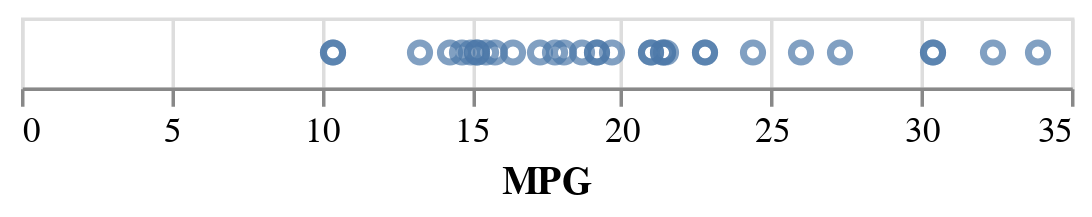

The notebook cell saved with this chart:
### Markdown cell above
To break this apart: We grabbed the Altair library (`alt`) and told it to create a chart using the mtcars data frame (`.Chart(mtcars)`). We then said, for this chart use points as the mark style (`.mark_point`). We want to encode the points using the X location (`.encode(alt.X(`) as determined by the miles per gallon (`'MPG'`) variable which is a quantitative variable (`,type='quantitative'))`).

A side note: strictly speaking, we could have used `mark_circle` instead of `mark_point` if all we ever wanted were circle shapes. We're going to switch the shape later so we'll just keep using `mark_point`.

Notice that we get a nice visualization with an axis and axis label and we didn't need to do much work to get it. In fact, we could even do less work, there's a shortcut to specify the variable type (the `:Q` at the end of the variable name):

### Code cell
#1.7  We can also use a shortcut to indicate the variable type
alt.Chart(mtcars).mark_point().encode(
    alt.X("MPG:Q")
)

### Figure 1 — Vega-Lite specification as saved in the notebook (floating-point values rounded to 4 significant figures)
{"config": {"view": {"continuousWidth": 300, "continuousHeight": 300}}, "data": {"name": "data-a4c85d0c7c83a07683be57f0abc670da"}, "mark": {"type": "point"}, "encoding": {"x": {"field": "MPG", "type": "quantitative"}}, "$schema": "https://vega.github.io/schema/vega-lite/v5.20.1.json", "datasets": {"data-a4c85d0c7c83a07683be57f0abc670da": [{"model": "Mazda RX4", "MPG": 21.0, "cylinders": 6, "displacement": 160.0, "HP": 110, "rear_axle_ratio": 3.9, "weight": 2.62, "qsec": 16.46, "vs": 0, "transmission": 1, "gears": 4, "carb": 4}, {"model": "Mazda RX4 Wag", "MPG": 21.0, "cylinders": 6, "displacement": 160.0, "HP": 110, "rear_axle_ratio": 3.9, "weight": 2.875, "qsec": 17.02, "vs": 0, "transmission": 1, "gears": 4, "carb": 4}, {"model": "Datsun 710", "MPG": 22.8, "cylinders": 4, "displacement": 108.0, "HP": 93, "rear_axle_ratio": 3.85, "weight": 2.32, "qsec": 18.61, "vs": 1, "transmission": 1, "gears": 4, "carb": 1}, {"model": "Hornet 4 Drive", "MPG": 21.4, "cylinders": 6, "displacement": 258.0, "HP": 110, "rear_axle_ratio": 3.08, "weight": 3.215, "qsec": 19.44, "vs": 1, "transmission": 0, "gears": 3, "carb": 1}, {"model": "Hornet Sportabout", "MPG": 18.7, "cylinders": 8, "displacement": 360.0, "HP": 175, "rear_axle_ratio": 3.15, "weight": 3.44, "qsec": 17.02, "vs": 0, "transmission": 0, "gears": 3, "carb": 2}, {"model": "Valiant", "MPG": 18.1, "cylinders": 6, "displacement": 225.0, "HP": 105, "rear_axle_ratio": 2.76, "weight": 3.46, "qsec": 20.22, "vs": 1, "transmission": 0, "gears": 3, "carb": 1}, {"model": "Duster 360", "MPG": 14.3, "cylinders": 8, "displacement": 360.0, "HP": 245, "rear_axle_ratio": 3.21, "weight": 3.57, "qsec": 15.84, "vs": 0, "transmission": 0, "gears": 3, "carb": 4}, {"model": "Merc 240D", "MPG": 24.4, "cylinders": 4, "displacement": 146.7, "HP": 62, "rear_axle_ratio": 3.69, "weight": 3.19, "qsec": 20.0, "vs": 1, "transmission": 0, "gears": 4, "carb": 2}, {"model": "Merc 230", "MPG": 22.8, "cylinders": 4, "displacement": 140.8, "HP": 95, "rear_axle_ratio": 3.92, "weight": 3.15, "qsec": 22.9, "vs": 1, "transmission": 0, "gears": 4, "carb": 2}, {"model": "Merc 280", "MPG": 19.2, "cylinders": 6, "displacement": 167.6, "HP": 123, "rear_axle_ratio": 3.92, "weight": 3.44, "qsec": 18.3, "vs": 1, "transmission": 0, "gears": 4, "carb": 4}, {"model": "Merc 280C", "MPG": 17.8, "cylinders": 6, "displacement": 167.6, "HP": 123, "rear_axle_ratio": 3.92, "weight": 3.44, "qsec": 18.9, "vs": 1, "transmission": 0, "gears": 4, "carb": 4}, {"model": "Merc 450SE", "MPG": 16.4, "cylinders": 8, "displacement": 275.8, "HP": 180, "rear_axle_ratio": 3.07, "weight": 4.07, "qsec": 17.4, "vs": 0, "transmission": 0, "gears": 3, "carb": 3}, {"model": "Merc 450SL", "MPG": 17.3, "cylinders": 8, "displacement": 275.8, "HP": 180, "rear_axle_ratio": 3.07, "weight": 3.73, "qsec": 17.6, "vs": 0, "transmission": 0, "gears": 3, "carb": 3}, {"model": "Merc 450SLC", "MPG": 15.2, "cylinders": 8, "displacement": 275.8, "HP": 180, "rear_axle_ratio": 3.07, "weight": 3.78, "qsec": 18.0, "vs": 0, "transmission": 0, "gears": 3, "carb": 3}, {"model": "Cadillac Fleetwood", "MPG": 10.4, "cylinders": 8, "displacement": 472.0, "HP": 205, "rear_axle_ratio": 2.93, "weight": 5.25, "qsec": 17.98, "vs": 0, "transmission": 0, "gears": 3, "carb": 4}, {"model": "Lincoln Continental", "MPG": 10.4, "cylinders": 8, "displacement": 460.0, "HP": 215, "rear_axle_ratio": 3.0, "weight": 5.424, "qsec": 17.82, "vs": 0, "transmission": 0, "gears": 3, "carb": 4}, {"model": "Chrysler Imperial", "MPG": 14.7, "cylinders": 8, "displacement": 440.0, "HP": 230, "rear_axle_ratio": 3.23, "weight": 5.345, "qsec": 17.42, "vs": 0, "transmission": 0, "gears": 3, "carb": 4}, {"model": "Fiat 128", "MPG": 32.4, "cylinders": 4, "displacement": 78.7, "HP": 66, "rear_axle_ratio": 4.08, "weight": 2.2, "qsec": 19.47, "vs": 1, "transmission": 1, "gears": 4, "carb": 1}, {"model": "Honda Civic", "MPG": 30.4, "cylinders": 4, "displacement": 75.7, "HP": 52, "rear_axle_ratio": 4.93, "weight": 1.615, "qsec": 18.52, "vs": 1, "transmission": 1, "gears": 4, "carb": 2}, {"model": "Toyota Corolla", "MPG": 33.9, "cylinders": 4, "displacement": 71.1, "HP": 65, "rear_axle_ratio": 4.22, "weight": 1.835, "qsec": 19.9, "vs": 1, "transmission": 1, "gears": 4, "carb": 1}, {"model": "Toyota Corona", "MPG": 21.5, "cylinders": 4, "displacement": 120.1, "HP": 97, "rear_axle_ratio": 3.7, "weight": 2.465, "qsec": 20.01, "vs": 1, "transmission": 0, "gears": 3, "carb": 1}, {"model": "Dodge Challenger", "MPG": 15.5, "cylinders": 8, "displacement": 318.0, "HP": 150, "rear_axle_ratio": 2.76, "weight": 3.52, "qsec": 16.87, "vs": 0, "transmission": 0, "gears": 3, "carb": 2}, {"model": "AMC Javelin", "MPG": 15.2, "cylinders": 8, "displacement": 304.0, "HP": 150, "rear_axle_ratio": 3.15, "weight": 3.435, "qsec": 17.3, "vs": 0, "transmission": 0, "gears": 3, "carb": 2}, {"model": "Camaro Z28", "MPG": 13.3, "cylinders": 8, "displacement": 350.0, "HP": 245, "rear_axle_ratio": 3.73, "weight": 3.84, "qsec": 15.41, "vs": 0, "transmission": 0, "gears": 3, "carb": 4}, {"model": "Pontiac Firebird", "MPG": 19.2, "cylinders": 8, "displacement": 400.0, "HP": 175, "rear_axle_ratio": 3.08, "weight": 3.845, "qsec": 17.05, "vs": 0, "transmission": 0, "gears": 3, "carb": 2}, {"model": "Fiat X1-9", "MPG": 27.3, "cylinders": 4, "displacement": 79.0, "HP": 66, "rear_axle_ratio": 4.08, "weight": 1.935, "qsec": 18.9, "vs": 1, "transmission": 1, "gears": 4, "carb": 1}, {"model": "Porsche 914-2", "MPG": 26.0, "cylinders": 4, "displacement": 120.3, "HP": 91, "rear_axle_ratio": 4.43, "weight": 2.14, "qsec": 16.7, "vs": 0, "transmission": 1, "gears": 5, "carb": 2}, {"model": "Lotus Europa", "MPG": 30.4, "cylinders": 4, "displacement": 95.1, "HP": 113, "rear_axle_ratio": 3.77, "weight": 1.513, "qsec": 16.9, "vs": 1, "transmission": 1, "gears": 5, "carb": 2}, {"model": "Ford Pantera L", "MPG": 15.8, "cylinders": 8, "displacement": 351.0, "HP": 264, "rear_axle_ratio": 4.22, "weight": 3.17, "qsec": 14.5, "vs": 0, "transmission": 1, "gears": 5, "carb": 4}, {"model": "Ferrari Dino", "MPG": 19.7, "cylinders": 6, "displacement": 145.0, "HP": 175, "rear_axle_ratio": 3.62, "weight": 2.77, "qsec": 15.5, "vs": 0, "transmission": 1, "gears": 5, "carb": 6}, {"model": "Maserati Bora", "MPG": 15.0, "cylinders": 8, "displacement": 301.0, "HP": 335, "rear_axle_ratio": 3.54, "weight": 3.57, "qsec": 14.6, "vs": 0, "transmission": 1, "gears": 5, "carb": 8}, {"model": "Volvo 142E", "MPG": 21.4, "cylinders": 4, "displacement": 121.0, "HP": 109, "rear_axle_ratio": 4.11, "weight": 2.78, "qsec": 18.6, "vs": 1, "transmission": 1, "gears": 4, "carb": 2}]}}
